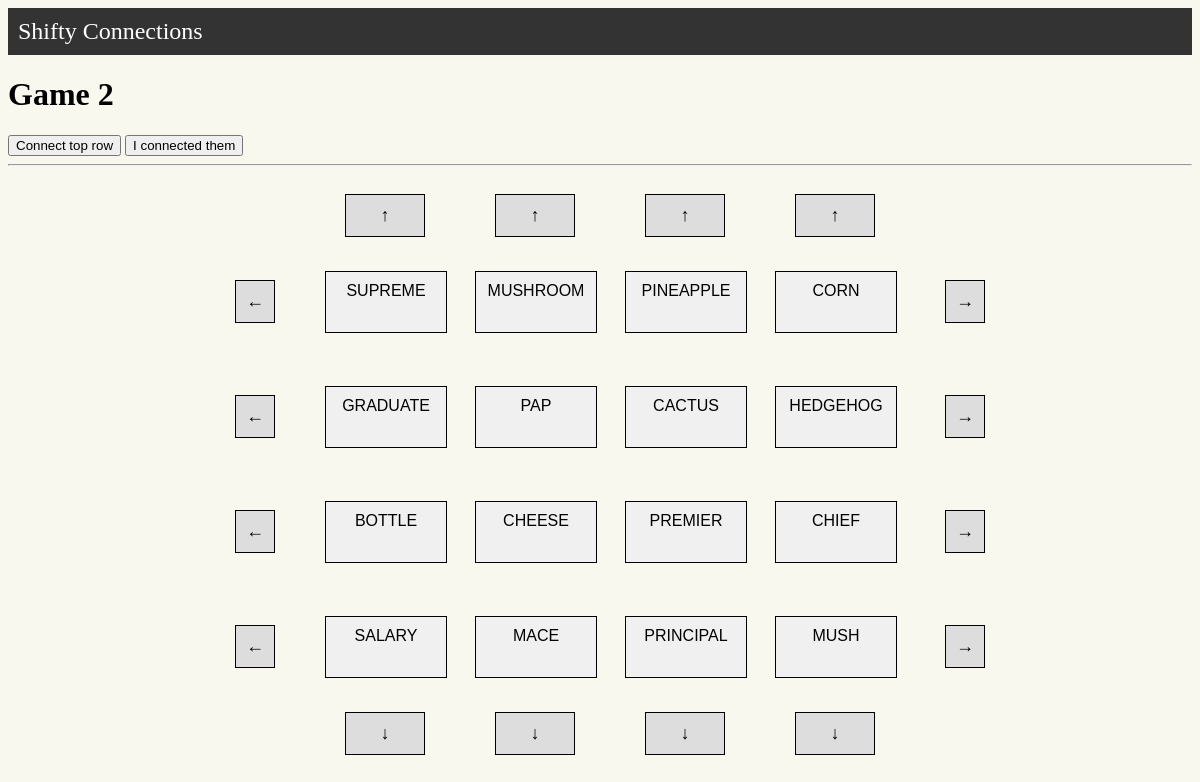
The page /game/2/ on the database its author committed.
### connect_row/models.py (models this page shows, shortened)
class Game(models.Model):
    connection1 = models.ForeignKey(Connection, related_name='connection1', on_delete=models.CASCADE)
    connection2 = models.ForeignKey(Connection, related_name='connection2', on_delete=models.CASCADE)
    connection3 = models.ForeignKey(Connection, related_name='connection3', on_delete=models.CASCADE)
    connection4 = models.ForeignKey(Connection, related_name='connection4', on_delete=models.CASCADE)
    difficulty = models.IntegerField()  # Difficulty of the entire game
    created_at = models.DateTimeField(auto_now_add=True)
    current_state = models.JSONField(default=list, blank=True)  # Optional current state field
    locked_rows_count = models.IntegerField(default=0)  # Track the number of locked rows
    def save(self, *args, **kwargs):
        super(Game, self).save(*args, **kwargs)

class Vocabulary(models.Model):
    word = models.CharField(max_length=100, unique=True)
    class Meta:
        verbose_name_plural = "Vocabulary"

### connect_row/views.py (the view)
# urls.py: path('game/<int:game_id>/', views.load_game, name='load_game'),
def load_game(request, game_id):
    game = get_object_or_404(Game, id=game_id)
    game.locked_rows_count = 0
    game.save()
    game.current_state = get_words_from_connections(game)
    game.save()
    context = {
        'game': game,
        'words': game.current_state,
        'range_list': range(4),
    }
    return render(request, 'connect_row/game.html', context)

### connect_row/views.py (called while the page is built)
def get_words_from_connections(game):
    words = []
    for connection in [game.connection1, game.connection2, game.connection3, game.connection4]:
        words.extend([connection.word1.word, connection.word2.word, connection.word3.word, connection.word4.word])
    random.shuffle(words)
    return [words[i:i + 4] for i in range(0, len(words), 4)]

### connect_row/templates/connect_row/game.html (shortened to what this page needs)
{% extends 'navbar.html' %}  {% block content %}
<h1>Game {{ game.id }}</h1>
<button class="lock-top-row" onclick="lockTopRow()">Connect top row</button>
<button class="connect-all" onclick="connectAll()">I connected them</button>
<hr />
<div class="game-body">
  <div class="game-container">
    {% for col in range_list %}
    <button class="arrow-btn" onclick="moveWord('up', {{ col }})">↑</button>
    {% endfor %}
    {% for row in words %}
    <button
      class="arrow-btn"
      onclick="moveWord('left', {{ forloop.counter0 }})"
    >
      ←
    </button>
    {% for word in row %}
    <div
      class="grid-item {% if forloop.parentloop.counter0 <= locked_rows_count %}locked{% endif %}"
    >
      {{ word }}
    </div>
    {% endfor %}
    <button
      class="arrow-btn"
      onclick="moveWord('right', {{ forloop.counter0 }})"
    >
      →
    </button>
    {% endfor %}
    {% for col in range_list %}
    <button class="arrow-btn" onclick="moveWord('down', {{ col }})">↓</button>
    {% endfor %}
  </div>
</div>
{% endblock %}

### static/styles/styles.css (style rules this page uses)
body { background-color: rgb(248, 248, 239); }
.game-body { display: flex; justify-content: center; align-items: flex-start; min-height: 100vh; padding-top: 20px; margin: 0; font-family: Arial, sans-serif; }
.game-container { display: grid; grid-template-columns: auto repeat(4, 100px) auto; grid-template-rows: auto repeat(4, 100px) auto; row-gap: 15px; column-gap: 50px; align-items: center; }
.grid-item { width: 100px; height: 40px; padding: 10px; text-align: center; border: 1px solid #000; background-color: #f0f0f0; }
.arrow-btn { padding: 10px; margin-left: 20px; cursor: pointer; text-align: center; background-color: #ddd; border: 1px solid #000; font-size: 18px; }

### rows shown on the page
Game: id "2"
Vocabulary: row "SUPREME"
Vocabulary: row "MUSHROOM"
Vocabulary: row "PINEAPPLE"
Vocabulary: row "CORN"
Vocabulary: row "GRADUATE"
Vocabulary: row "PAP"
Vocabulary: row "CACTUS"
Vocabulary: row "HEDGEHOG"
Vocabulary: row "BOTTLE"
Vocabulary: row "CHEESE"
Vocabulary: row "PREMIER"
Vocabulary: row "CHIEF"
Vocabulary: row "SALARY"
Vocabulary: row "MACE"
Vocabulary: row "PRINCIPAL"
Vocabulary: row "MUSH"
